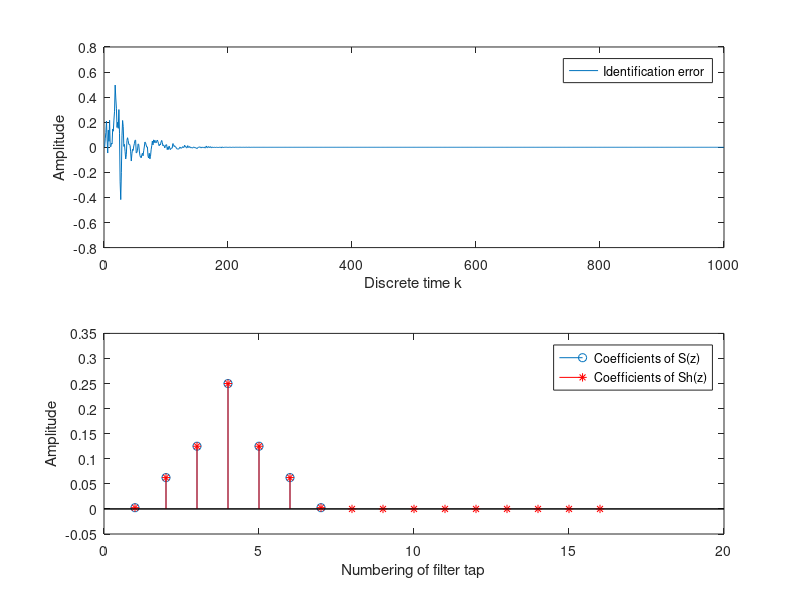
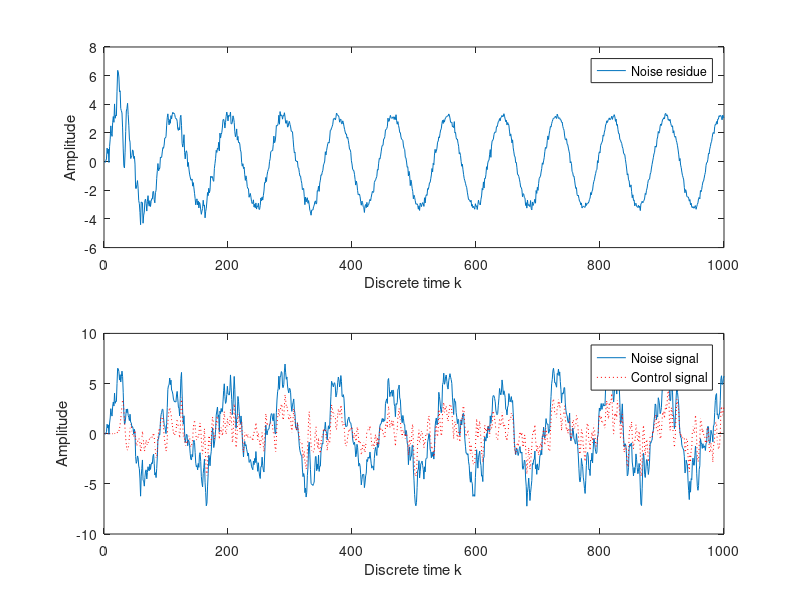

Write MATLAB code to recreate these figures, in order.
%--------------------------------------------------------------------------
% One of my friends asked me about the FxLMS algorithm. So, in return, 
% I provided him a little example of a single channel feed-forward active 
% noise control system based on the FxLMS. You can find many good 
% information in "Active Noise Control Systems - Algorithms and DSP 
% Implementations," written by S. M. Kuo and D. R. Morgan in 1996.
%
% Here is the sketch of the system. 
%
%              +-----------+                       +   
% x(k) ---+--->|   P(z)    |--yp(k)----------------> sum --+---> e(k)
%         |    +-----------+                          ^-   |
%         |                                           |    |
%         |                                     ys(k) |    |
%         |        \             (desired signal + noise cancel signal)       
%         |    +-----------+          +-----------+   |    |
%         +--->|   C(z)    |--yw(k)-->|   S(z)    |---+    |
%         |    +-----------+          +-----------+        |
%         |            \                                   |
%         |             \----------------\                 |
%         |                               \                |
%         |    +-----------+          +-----------+        |
%         +--->|   Sh(z)   |--xs(k)-->|    LMS    |<-------+
%              +-----------+          +-----------+        
% 
% I used FIR filter to model P(z), C(z), S(z), and Sh(z).
% 
% Imagine that the noise x(k) is propagating from the source to the sensor,
% through the fluid medium P(z). The sensor measures the arriving noise as 
% yp(k). 
%
% To reduce noise, we generate another 'noise' yw(k) using the controller 
% C(z). We hope that it destructively interferes x(k). It means that the 
% controller has to be a model of the propagation medium P(z). Least mean 
% square algorithm is applied to adjust the controller coefficient/weight.
%
% However, there is also fluid medium S(z) that stay between the actuator 
% and sensor. We called it the secondary propagation path. So, to make the 
% solusion right, we need to compensate the adjustment process using Sh(z), 
% which is an estimate of S(z).
% 
% Let's start the code :)
%
% Developed by Agustinus Oey <oeyaugust@gmail.com>                        
% Center of Noise and Vibration Control (NoViC)                           
% Department of Mechanical Engineering                                    
% Korea Advanced Institute of Science and Technology (KAIST)              
% Daejeon, South Korea 
%--------------------------------------------------------------------------

% Set simulation duration (normalized) 
%ALbert's revised test  2016/03/03, adding music in the simulation
clear
T=1000; 
f = 500;
fs = 44.1e3;
for t = 1:T
    music(t) = 5*sin(2*pi*f*t/fs);
end

% We do not know P(z) and S(z) in reality. So we have to make dummy paths
% Pw and Sw are all unkown, They are only for simulation, we are not using
% them in LMS algorithem
Pw=[0.01 0.25 0.5 1 0.5 0.25 0.01];  %P(z) in above figure
Sw=Pw*0.25;                          %S(z) in above figure


% Remember that the first task is to estimate S(z). So, we can generate a
% white noise signal,
x_iden=randn(1,T);

% send it to the actuator, and measure it at the sensor position, 
y_iden=filter(Sw, 1, x_iden);

% Then, start the identification process
Shx=zeros(1,16);     % the state of Sh(z)
Shw=zeros(1,16);     % the weight of Sh(z)
e_iden=zeros(1,T);   % data buffer for the identification error

% and apply least mean square algorithm
mu=0.05;                         % learning rate
for k=1:T,                      % discrete time k
    Shx=[x_iden(k) Shx(1:15)];  % update the state
    Shy=sum(Shx.*Shw);	        % calculate output of Sh(z)
    e_iden(k)=y_iden(k)-Shy;    % calculate error         
    Shw=Shw+mu*e_iden(k)*Shx;   % adjust the weight
end

% Lets check the result
subplot(2,1,1)
plot([1:T], e_iden)
ylabel('Amplitude');
xlabel('Discrete time k');
legend('Identification error');
subplot(2,1,2)
stem(Sw) 
hold on 
stem(Shw, 'r*')
ylabel('Amplitude');
xlabel('Numbering of filter tap');
legend('Coefficients of S(z)', 'Coefficients of Sh(z)')


% The second task is the active control itself. Again, we need to simulate 
% the actual condition. In practice, it should be an iterative process of
% 'measure', 'control', and 'adjust'; sample by sample. Now, let's generate 
% the noise: 
%X=randn(1,T);
X=randn(1,T)+[zeros(1,9),0.1*music(10:length(music))];

% and measure the arriving noise at the sensor position, plus music from
% canceling speaker
md=filter(Sw, 1, music);               %Error microphone measure the arriving desired signal(for us, it's unkowen)   
m_est = filter(Shw, 1, music);         %estimation of desired signal at error microphone. 
mNoise = 0.1*randn(1,T);               %music's measuring noise in measure microphone
Yd=filter(Pw, 1, X) + md + mNoise;     %error microphone's measurement

  
% Initiate the system,
Cx=zeros(1,16);       % the state of C(z)
Cw=zeros(1,16);       % the weight of C(z)
Sx=zeros(size(Sw));   % the dummy state for the secondary path
e_cont=zeros(1,T);    % data buffer for the control error
Xhx=zeros(1,16);      % the state of the filtered x(k)
Cout=zeros(1,T);      % the canceling output

Shx=zeros(1,16); %Add: Albert's test

% and apply the FxLMS algorithm
mu=0.1;                            % learning rate
for k=1:T,                         % discrete time k
    Cx=[X(k) Cx(1:15)];            % update the controller state    
    Cy=sum(Cx.*Cw);                % calculate the controller output	
    Sx=[Cy Sx(1:length(Sx)-1)];    % propagate to secondary path
    e_cont(k)=Yd(k)-sum(Sx.*Sw);   % measure the residue
    e_for_update(k) = e_cont(k) - m_est(k);  %The error we want to minimize is noise, Therefore the error for controller's update has to minus estimation of desired signal
    %Cout(k) = sum(Sx.*Sw);
    Shx=[X(k) Shx(1:15)];          % update the state of Sh(z)
    Xhx=[sum(Shx.*Shw) Xhx(1:15)]; % calculate the filtered x(k)
    Cw=Cw+mu*e_for_update(k)*Xhx;        % adjust the controller weight
end

% Report the result
figure
subplot(2,1,1)
plot([1:T], e_cont)
ylabel('Amplitude');
xlabel('Discrete time k');
legend('Noise residue')
subplot(2,1,2)
plot([1:T], Yd) 
hold on 
plot([1:T], Yd-e_cont, 'r:')
ylabel('Amplitude');
xlabel('Discrete time k');
legend('Noise signal', 'Control signal')
